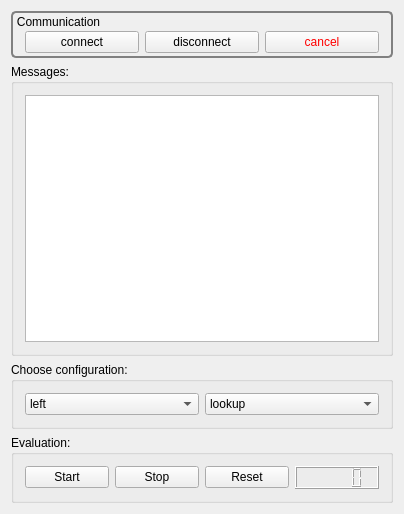
<?xml version="1.0" encoding="UTF-8"?>
<ui version="4.0">
 <class>Test2_Client</class>
 <widget class="QMainWindow" name="Test2_Client">
  <property name="geometry">
   <rect>
    <x>0</x>
    <y>0</y>
    <width>404</width>
    <height>514</height>
   </rect>
  </property>
  <property name="windowTitle">
   <string>Test1_Client</string>
  </property>
  <widget class="QWidget" name="centralWidget">
   <layout class="QVBoxLayout" name="verticalLayout_3">
    <item>
     <widget class="QGroupBox" name="groupBox">
      <property name="styleSheet">
       <string notr="true">QGroupBox { 
   border: 2px solid gray; 
   border-radius: 5px; 
}

QGroupBox::title { 
    background-color: transparent;
    subcontrol-position: top left; /* position at the top left*/ 
    padding-top: 4px;
    padding-left: 4px;
 } </string>
      </property>
      <property name="title">
       <string>Communication</string>
      </property>
      <layout class="QHBoxLayout" name="horizontalLayout">
       <property name="sizeConstraint">
        <enum>QLayout::SetDefaultConstraint</enum>
       </property>
       <property name="leftMargin">
        <number>12</number>
       </property>
       <property name="topMargin">
        <number>18</number>
       </property>
       <property name="rightMargin">
        <number>12</number>
       </property>
       <property name="bottomMargin">
        <number>3</number>
       </property>
       <item>
        <widget class="QPushButton" name="connect_pushButton">
         <property name="text">
          <string>connect</string>
         </property>
        </widget>
       </item>
       <item>
        <widget class="QPushButton" name="disconnect_pushButton">
         <property name="text">
          <string>disconnect</string>
         </property>
        </widget>
       </item>
       <item>
        <widget class="QPushButton" name="cancel_pushButton">
         <property name="styleSheet">
          <string notr="true">QPushButton {
 color: red;
}</string>
         </property>
         <property name="text">
          <string>cancel</string>
         </property>
        </widget>
       </item>
      </layout>
     </widget>
    </item>
    <item>
     <widget class="QGroupBox" name="groupBox_2">
      <property name="title">
       <string>Messages:</string>
      </property>
      <layout class="QVBoxLayout" name="verticalLayout">
       <item>
        <widget class="QListWidget" name="msgs_listWidget"/>
       </item>
      </layout>
     </widget>
    </item>
    <item>
     <widget class="QGroupBox" name="groupBox_3">
      <property name="title">
       <string>Choose configuration:</string>
      </property>
      <layout class="QGridLayout" name="gridLayout">
       <item row="0" column="0">
        <widget class="QComboBox" name="side_comboBox">
         <item>
          <property name="text">
           <string>left</string>
          </property>
         </item>
         <item>
          <property name="text">
           <string>right</string>
          </property>
         </item>
        </widget>
       </item>
       <item row="0" column="1">
        <widget class="QComboBox" name="goalConfig_comboBox">
         <item>
          <property name="text">
           <string>lookup</string>
          </property>
         </item>
         <item>
          <property name="text">
           <string>arcup</string>
          </property>
         </item>
         <item>
          <property name="text">
           <string>resting</string>
          </property>
         </item>
         <item>
          <property name="text">
           <string>fist</string>
          </property>
         </item>
        </widget>
       </item>
      </layout>
     </widget>
    </item>
    <item>
     <widget class="QGroupBox" name="groupBox_4">
      <property name="title">
       <string>Evaluation:</string>
      </property>
      <layout class="QGridLayout" name="gridLayout_2">
       <item row="0" column="0">
        <widget class="QPushButton" name="start_pushButton">
         <property name="text">
          <string>Start</string>
         </property>
        </widget>
       </item>
       <item row="0" column="1">
        <widget class="QPushButton" name="stop_pushButton">
         <property name="text">
          <string>Stop</string>
         </property>
        </widget>
       </item>
       <item row="0" column="2">
        <widget class="QPushButton" name="reset_pushButton">
         <property name="text">
          <string>Reset</string>
         </property>
        </widget>
       </item>
       <item row="0" column="3">
        <widget class="QLCDNumber" name="time_lcdNumber"/>
       </item>
      </layout>
     </widget>
    </item>
   </layout>
  </widget>
 </widget>
 <layoutdefault spacing="6" margin="11"/>
 <resources/>
 <connections/>
</ui>
